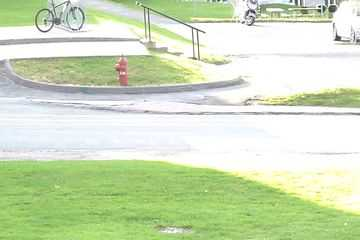
#> input picture pedestrian/input/in000006.jpg, 360 x 240 px, given in place of in000300.jpg, which was not available; the run also reads 1 picture not shown here
$ python ex_3_2_mean.py
#> lines starting #> are read from the running program, lines starting #| are printed output that depends on the picture; pictures that were not available may be replaced by others from this repository, and a replacement may not be noted
"""This scripts performs background substraction using approximation of mean (sigma-delta)"""
import numpy as np
import cv2


def binarize(I):
    """Binarize image"""
    I = cv2.adaptiveThreshold(I,255,cv2.ADAPTIVE_THRESH_GAUSSIAN_C, cv2.THRESH_BINARY,11,2)
    return I
def grayscale(I):
    """Convert image to grayscale"""
    I = cv2.cvtColor(I, cv2.COLOR_BGR2GRAY)
    return I


# Initialize buffer size and counter
start = 300
IP = grayscale(cv2.imread('../pedestrian/input/in%06d.jpg' % start))
#> in grayscale, `I = cv2.cvtColor(I, cv2.COLOR_BGR2GRAY)`:
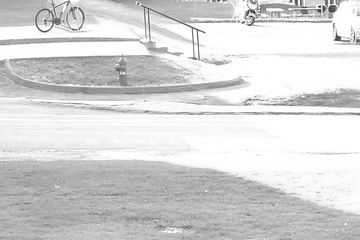
#> I: shape (240, 360); min 29, max 255, mean 214.3
alfa = 0.01
BGP = IP

BGP.astype(np.float64) # Convert to float64
# Loop over frames
for i in range(start + 1, 1100):
    I = grayscale(cv2.imread('../pedestrian/input/in%06d.jpg' % i)) # Read image
    gt = cv2.imread('../pedestrian/groundtruth/gt%06d.png' % i, cv2.IMREAD_GRAYSCALE) # Read ground truth
#> gt: shape (240, 360); min 28, max 255, mean 214.5
    (_, gt) = cv2.threshold(gt, 1, 255, cv2.THRESH_BINARY)
#> gt: shape (240, 360); every value is 255

    BG = alfa * I + (1 - alfa) * BGP

    # Perform background subtraction
    diff = cv2.absdiff(np.uint8(BG), I)
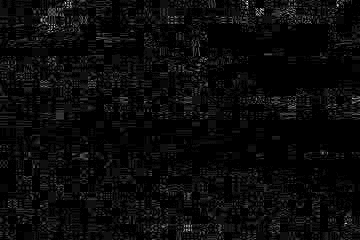
#> diff: shape (240, 360); min 0, max 31, mean 1.3; drawn with min black and max white

    # Binarize the result
    thresh = binarize(diff)
#> in binarize, `I = cv2.adaptiveThreshold(I,255,cv2.ADAPTIVE_THRESH_GAUSSIAN_C, cv2.TH..`:
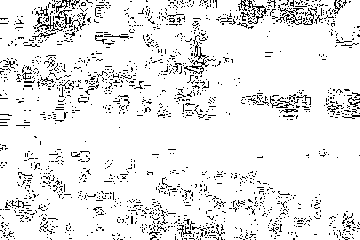
#> I: shape (240, 360); 91.6% white; black in thin lines or dots

    # Apply median filter to object mask
    mask = cv2.medianBlur(thresh, 5)
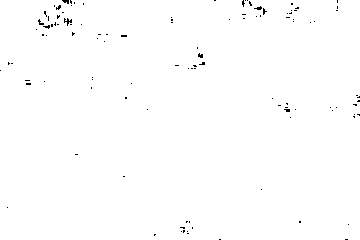
#> mask: shape (240, 360); 99.5% white; black in thin lines or dots

    # Perform morphological operations
    kernel = cv2.getStructuringElement(cv2.MORPH_ELLIPSE, (5, 5))
    mask = cv2.morphologyEx(mask, cv2.MORPH_OPEN, kernel)
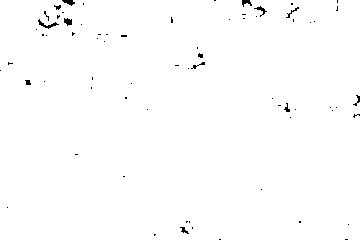
#> mask: shape (240, 360); 99.3% white; black in thin lines or dots


    # Calculate metrics
    TP_mean = np.sum(np.logical_and(mask, gt))
#> TP_mean = 85792
    TN_mean = np.sum(np.logical_and(np.logical_not(mask), np.logical_not(gt)))
#> TN_mean = 0
    FP_mean = np.sum(np.logical_and(mask, np.logical_not(gt)))
#> FP_mean = 0
    FN_mean = np.sum(np.logical_and(np.logical_not(mask), gt))
#> FN_mean = 608

    # Calculate accuracy
    accuracy_mean = (TP_mean + TN_mean) / (TP_mean + TN_mean + FP_mean + FN_mean)
#> accuracy_mean = 0.993
    # Display results
    cv2.imshow('Mean Method', mask)
    cv2.waitKey(1)

    print('Frame: %d, Accuracy (Mean): %.2f' % (i, accuracy_mean))
#| Frame: 301, Accuracy (Mean): 0.99
#> (the run stopped early here; a loop or call above may not have finished)
